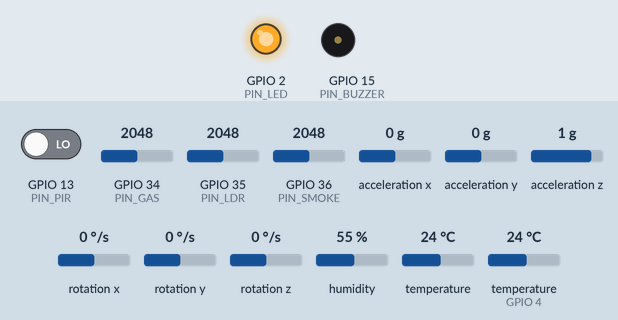
This sketch was run on a simulated ESP32. Parts: output pins drawn as LEDs (lit = HIGH), buzzer (waves = sounding). The inputs (shaded band) are chosen by the test bench; at power-on: GPIO 13 (PIN_PIR) LOW, GPIO 34 (PIN_GAS) = 2048, GPIO 35 (PIN_LDR) = 2048, GPIO 36 (PIN_SMOKE) = 2048, acceleration x 0 g, acceleration y 0 g, acceleration z 1 g, rotation x 0 °/s, rotation y 0 °/s, rotation z 0 °/s, humidity 55 %, temperature 24 °C, temperature (sensor on GPIO 4) 24 °C. WiFi joins after 1.5 s; servers stay silent unless stated; uploads are accepted with an empty reply; what the sketch prints to the serial monitor is not drawn.

Above: at 3.1 s.
Timing chart, 0 to 5.0 s (numbered marks = the images above):
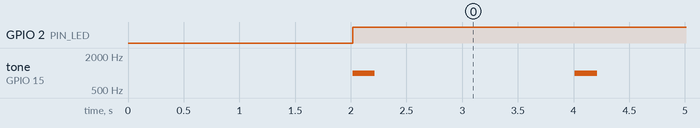

Measured:
- by itself, GPIO 2 (PIN_LED): LOW → HIGH at 2.0 s
- by itself, tone on GPIO 15 (PIN_BUZZER): alternates 1000 Hz for 0.20 s and silent for 1.8 s

The sketch:

sketch.ino
```cpp
#include <WiFi.h>
#include <HTTPClient.h>
#include <ArduinoJson.h>
#include <DHT.h>
#include <Wire.h>
#include <Adafruit_MPU6050.h>
#include <Adafruit_Sensor.h>

// WiFi Configuration (Wokwi uses Wokwi-GUEST with empty password)
const char* WIFI_SSID = "Wokwi-GUEST";
const char* WIFI_PASSWORD = "";

// NEXUS Backend Telemetry Endpoint
// In Wokwi simulation, host machine is accessible via host.wokwi.internal or custom IP
// Gateway fallback. Keep this free of a fixed LAN address so it still works
// when the computer changes networks.
const char* SERVER_URLS[] = {
  "http://host.wokwi.internal:8000/api/sensors/batch",
  "http://10.0.2.2:8000/api/sensors/batch",
  "http://localhost:8000/api/sensors/batch"
};
const int NUM_SERVER_URLS = sizeof(SERVER_URLS) / sizeof(SERVER_URLS[0]);
int active_url_idx = 0;

// Pin Assignments
#define DHTPIN 4
#define DHTTYPE DHT22
#define PIN_GAS 34
#define PIN_SMOKE 36
#define PIN_PIR 13
#define PIN_LDR 35
#define PIN_LED 2
#define PIN_BUZZER 15

DHT dht(DHTPIN, DHTTYPE);
Adafruit_MPU6050 mpu;
bool mpu_available = false;

unsigned long last_transmit_ms = 0;
const unsigned long TRANSMIT_INTERVAL_MS = 2000;

void setup() {
  Serial.begin(115200);
  delay(500);
  Serial.println("[NEXUS-ESP32] Initializing Multimodal Sensor Node with Smoke Detector...");

  pinMode(PIN_GAS, INPUT);
  pinMode(PIN_SMOKE, INPUT);
  pinMode(PIN_PIR, INPUT);
  pinMode(PIN_LDR, INPUT);
  pinMode(PIN_LED, OUTPUT);
  pinMode(PIN_BUZZER, OUTPUT);

  dht.begin();

  Wire.begin(21, 22);
  if (mpu.begin()) {
    mpu_available = true;
    mpu.setAccelerometerRange(MPU6050_RANGE_8_G);
    mpu.setFilterBandwidth(MPU6050_BAND_21_HZ);
    Serial.println("[NEXUS-ESP32] MPU6050 Accelerometer/Vibration Initialized.");
  } else {
    Serial.println("[NEXUS-ESP32] MPU6050 not detected, using synthetic acceleration.");
  }

  // Connect to WiFi
  WiFi.begin(WIFI_SSID, WIFI_PASSWORD);
  Serial.print("[NEXUS-ESP32] Connecting to WiFi");
  int attempts = 0;
  while (WiFi.status() != WL_CONNECTED && attempts < 20) {
    delay(500);
    Serial.print(".");
    attempts++;
  }

  if (WiFi.status() == WL_CONNECTED) {
    Serial.println("\n[NEXUS-ESP32] WiFi Connected! IP: " + WiFi.localIP().toString());
  } else {
    Serial.println("\n[NEXUS-ESP32] Continuing in standalone mode...");
  }
}

void loop() {
  unsigned long now = millis();
  if (now - last_transmit_ms >= TRANSMIT_INTERVAL_MS) {
    last_transmit_ms = now;

    // 1. Read DHT22
    float temperature = dht.readTemperature();
    float humidity = dht.readHumidity();
    if (isnan(temperature) || isnan(humidity)) {
      Serial.println("[NEXUS-ESP32] DHT22 read failed; check GPIO 4 and sensor wiring.");
      if (isnan(temperature)) temperature = 23.5;
      if (isnan(humidity)) humidity = 45.0;
    }

    // 2. Read Gas Sensor (Mapped from ADC 0-4095 to 50-1000 ppm)
    int raw_gas = analogRead(PIN_GAS);
    float gas_ppm = map(raw_gas, 0, 4095, 50, 1000);

    // 2b. Read Smoke Sensor (Optical Obscuration 0.0% - 100.0%)
    int raw_smoke = analogRead(PIN_SMOKE);
    float smoke_pct = (float)raw_smoke * (100.0 / 4095.0);

    // 3. Read PIR Motion Sensor
    int motion_detected = digitalRead(PIN_PIR);

    // 4. Read LDR Photoresistor (Mapped to Lux 0-1000)
    int raw_ldr = analogRead(PIN_LDR);
    float light_lux = map(raw_ldr, 0, 4095, 0, 1000);

    // 5. Read MPU6050 Vibration
    float vibration_g = 0.05;
    if (mpu_available) {
      sensors_event_t a, g, temp;
      mpu.getEvent(&a, &g, &temp);
      vibration_g = sqrt(sq(a.acceleration.x) + sq(a.acceleration.y) + sq(a.acceleration.z - 9.8));
    }

    // Alarm indicator if gas, temperature, or smoke high
    if (temperature > 40.0 || gas_ppm > 400.0 || smoke_pct > 15.0) {
      digitalWrite(PIN_LED, HIGH);
      tone(PIN_BUZZER, 1000, 200);
    } else {
      digitalWrite(PIN_LED, LOW);
      noTone(PIN_BUZZER);
    }

    // Formulate JSON Batch Payload
    StaticJsonDocument<512> doc;
    doc["device_id"] = "esp32_lab02";
    doc["room_id"] = "lab_02";

    JsonArray readings = doc.createNestedArray("readings");

    JsonObject r_temp = readings.createNestedObject();
    r_temp["sensor_type"] = "temperature";
    r_temp["value"] = round(temperature * 10.0) / 10.0;
    r_temp["unit"] = "C";

    JsonObject r_hum = readings.createNestedObject();
    r_hum["sensor_type"] = "humidity";
    r_hum["value"] = round(humidity * 10.0) / 10.0;
    r_hum["unit"] = "%";

    JsonObject r_gas = readings.createNestedObject();
    r_gas["sensor_type"] = "gas";
    r_gas["value"] = round(gas_ppm);
    r_gas["unit"] = "ppm";

    JsonObject r_smoke = readings.createNestedObject();
    r_smoke["sensor_type"] = "smoke";
    r_smoke["value"] = round(smoke_pct * 10.0) / 10.0;
    r_smoke["unit"] = "%";

    JsonObject r_motion = readings.createNestedObject();
    r_motion["sensor_type"] = "motion";
    r_motion["value"] = motion_detected;
    r_motion["unit"] = "state";

    JsonObject r_light = readings.createNestedObject();
    r_light["sensor_type"] = "light";
    r_light["value"] = round(light_lux);
    r_light["unit"] = "lux";

    JsonObject r_vib = readings.createNestedObject();
    r_vib["sensor_type"] = "vibration";
    r_vib["value"] = round(vibration_g * 100.0) / 100.0;
    r_vib["unit"] = "g";

    String json_payload;
    serializeJson(doc, json_payload);

    Serial.println("[NEXUS-ESP32] Telemetry packet: " + json_payload);

    // Transmit via HTTP POST, trying the Wokwi/local gateway addresses in turn.
    if (WiFi.status() == WL_CONNECTED) {
      bool delivered = false;
      for (int attempt = 0; attempt < NUM_SERVER_URLS && !delivered; attempt++) {
        int url_idx = (active_url_idx + attempt) % NUM_SERVER_URLS;
        HTTPClient http;
        if (!http.begin(SERVER_URLS[url_idx])) {
          continue;
        }
        http.addHeader("Content-Type", "application/json");
        int http_code = http.POST(json_payload);
        if (http_code >= 200 && http_code < 300) {
          active_url_idx = url_idx;
          delivered = true;
          Serial.printf("[NEXUS-ESP32] POST delivered to gateway %d (HTTP %d)\n", url_idx + 1, http_code);
        } else {
          Serial.printf("[NEXUS-ESP32] Gateway %d failed (HTTP %d): %s\n", url_idx + 1, http_code,
                        http_code > 0 ? http.getString().c_str() : http.errorToString(http_code).c_str());
        }
        http.end();
      }
      if (!delivered) Serial.println("[NEXUS-ESP32] No backend gateway accepted this packet.");
    }
  }
}
```
